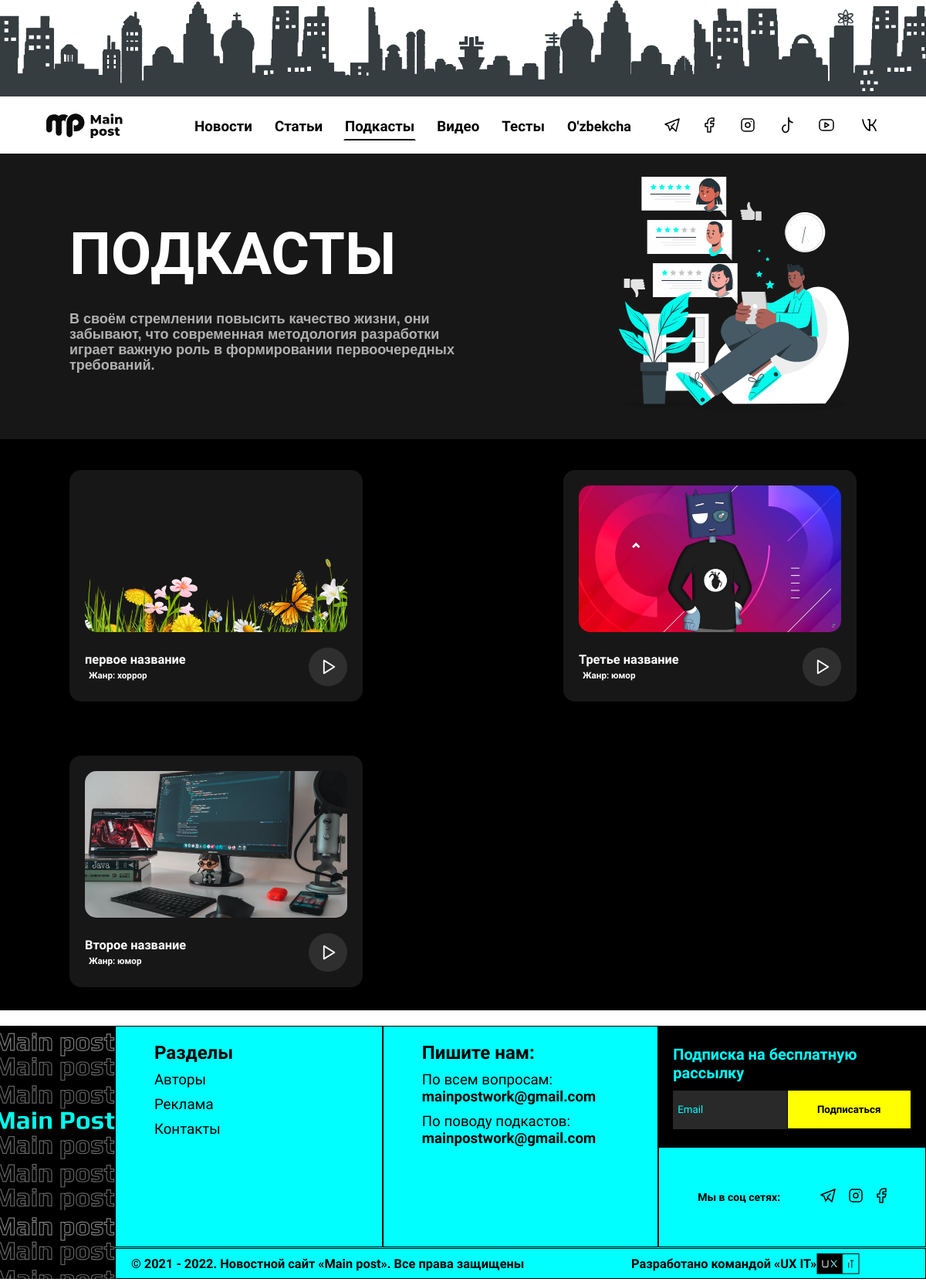
The page /ru/podcasts/ on the database its author committed.
### main/models.py (models this page shows, shortened)
class Podcasts(models.Model):
    title = models.CharField("Название", max_length=50)
    genre = models.CharField("Жанр", max_length=50)
    author = models.CharField("Автор", max_length=100)
    description = models.TextField("Описание", blank=True)
    file = models.FileField("Аудио файл", upload_to="podcasts_audio/", blank=True)
    image = models.ImageField("Картинка", upload_to="podcasts/%Y/%m/%d/")
    link = models.CharField("Сылка", max_length=250)
    class Meta:
        verbose_name = "Подкаст"
        verbose_name_plural = "Подкасты"

### main/views.py (the view)
# urls.py: path("podcasts/", views.podcasts, name="podcasts"),
def podcasts(request):
    podcasts_list = Podcasts.objects.all()
    return render(request, "main/podcasts.html", {"podcasts": podcasts_list, })

### main/templates/main/podcasts.html (shortened to what this page needs)
{% load static i18n %}
<!DOCTYPE html>
<html lang="en">
<head>
    <link rel="stylesheet" href="{% static 'css/podcasts22.css' %}">
    <link rel="stylesheet" href="{% static 'css/header.css' %}">
    <link rel="stylesheet" href="{% static 'css/footer.css' %}">
</head>
<body>
    <div class="adv" style="margin-top: 0">
        <img src="{% static 'img/reklama.png' %}" alt="da">
    </div>
     {% include 'include/header.html' %}
    <main class="main">
        <div class="container">
            <div class="container_topbar">
                <div class="container_topbar__left">
                    <h1>ПОДКАСТЫ</h1>
                    <h4>В своём стремлении повысить качество жизни, они забывают, что современная методология разработки играет важную роль в формировании первоочередных требований.</h4>
                </div>
                <div class="container_topbar__right">
                    <img src="{% static 'img/cuate.svg' %}" alt="da">
                </div>
            </div>
            <div class="container_main">
                {% for podcast in podcasts %}
                <div class="container_main__item">
                    <div class="container_main__item___top" style="background-image: url({{ podcast.image.url }});"></div>
                    <div class="container_main__item___bottom">
                        <div class="bottom_left">
                            <h3>{{ podcast.title }}</h3>
                            <h5>Жанр: {{ podcast.genre }}</h5>
                        </div>
                        <div class="bottom_right">
                            <button class="playyer">
                                <a href="{{ podcast.link }}"><h3>Слушать</h3></a>
                            </button>
                        </div>
                    </div>
                </div>
                {% endfor %}
            </div>
        </div>
    </main>
     {% include 'include/footer.html' %}
</body>
</html>

### static/css/podcasts22.css (style rules this page uses)
* { padding: 0; margin: 0; -webkit-box-sizing: border-box; box-sizing: border-box; outline: none; text-decoration: none; color: inherit; font-family: "Play", sans-serif; }
.adv { width: 100%; margin-top: 150px; }
.adv img { width: 100%; }
:root { --bl: #000; --wh: #fff; --gr: #333; --aq: #00ffff; --yel: #ffff00; }
.playyer { width: 50px; height: 50px; color: transparent; background-color: transparent; border-radius: 15px; border: none; transition: 300ms ease-in-out; background-image: url(../img/lublufigmu.svg); background-repeat: no-repeat; background-size: contain; background-position: right; }
.main { width: 100%; display: -webkit-box; display: -ms-flexbox; display: flex; -webkit-box-orient: vertical; -webkit-box-direction: normal; -ms-flex-direction: column; flex-direction: column; -ms-flex-pack: distribute; justify-content: space-around; -webkit-box-align: center; -ms-flex-align: center; align-items: center; background-color: black; color: white; }
.main .container { width: 100%; display: -webkit-box; display: -ms-flexbox; display: flex; -ms-flex-pack: distribute; justify-content: space-around; -webkit-box-align: center; -ms-flex-align: center; align-items: center; -webkit-box-orient: vertical; -webkit-box-direction: normal; -ms-flex-direction: column; flex-direction: column; }
.main .container .container_topbar { width: 100%; padding: 0 70px; display: -webkit-box; display: -ms-flexbox; display: flex; -webkit-box-pack: justify; -ms-flex-pack: justify; justify-content: space-between; -webkit-box-align: center; -ms-flex-align: center; align-items: center; background-color: #181717; }
.main .container .container_topbar .container_topbar__left { width: 550px; font-family: "Comic Neue", cursive; padding: 20px; }
.main .container .container_topbar .container_topbar__left h1 { font-size: 76px; }
.main .container .container_topbar .container_topbar__left h4 { margin-top: 30px; color: rgba(255, 255, 255, 0.664); font-family: "Montseratt", sans-serif; line-height: 1.1; font-size: 18px; }
.main .container .container_topbar .container_topbar__right { padding: 30px; }
.main .container .container_main { width: 100%; display: -webkit-box; display: -ms-flexbox; display: flex; -ms-flex-wrap: wrap; flex-wrap: wrap; -webkit-box-pack: justify; -ms-flex-pack: justify; justify-content: space-between; padding: 0 60px; }
.main .container .container_main .container_main__item { width: 380px; height: 300px; background-color: #181717; margin: 30px; margin-top: 40px; border-radius: 15px; padding: 20px; display: -webkit-box; display: -ms-flexbox; display: flex; -webkit-box-orient: vertical; -webkit-box-direction: normal; -ms-flex-direction: column; flex-direction: column; -webkit-transition: 500ms; transition: 500ms; -webkit-box-shadow: 0px 0px 8px 8px transparent; box-shadow: 0px 0px 8px 8px transparent; }
.main .container .container_main .container_main__item .container_main__item___top { width: 100%; height: 300px; background-repeat: no-repeat; background-size: cover; background-position: center; border-radius: 15px; }
.main .container .container_main .container_main__item .container_main__item___bottom { width: 100%; display: -webkit-box; display: -ms-flexbox; display: flex; -webkit-box-pack: justify; -ms-flex-pack: justify; justify-content: space-between; -webkit-box-align: center; -ms-flex-align: center; align-items: center; margin-top: 20px; font-size: 22px; line-height: 1.4; font-family: "Montseratt", sans-serif; }
.main .container .container_main .container_main__item .container_main__item___bottom h5 { margin-left: 5px; }
.bottom_left { font-size: 14px; }
.main .container .container_main .container_main__item .container_main__item___bottom .bottom_right { cursor: pointer; position: relative; margin-left: 50px; }

### static/css/header.css (style rules this page uses)
.adv { width: 100%; }
.adv img { width: 100%; }

### static/css/footer.css (style rules this page uses)
* { padding: 0; margin: 0; box-sizing: border-box; color: inherit; text-decoration: none; outline: none; }

### rows shown on the page
Podcasts: image (picture), title "первое название", genre "хоррор"
Podcasts: image (picture), title "Третье название", genre "юмор"
Podcasts: image (picture), title "Второе название", genre "юмор"
